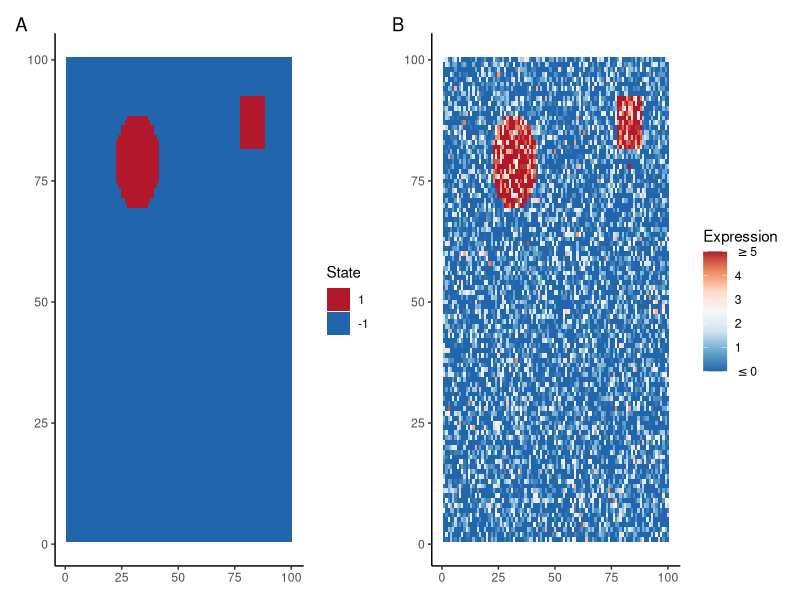

Generate this figure with R: (Note: this script raises an error after producing the figure.)
library(tidyverse)
library(patchwork)
set.seed(100)

#mat = matrix(0, nrow = 100, ncol = 100)
df = expand.grid(x = 1:100, y = 1:100)
df$z = -1

rect_center = sample(10:90, 2, replace = T)
df$z[df$x %in% seq(rect_center[1] - 5, rect_center[1]+5) & df$y %in% seq(rect_center[2] - 5, rect_center[2]+5)] = 1

circ_center = sample(10:90, 2, replace = T)
r = 10 #radius
s = seq(0,r) #sagitta
l = sqrt(2*(r-s)*r-(r-s)^2) #half chord length
for (i in s){
  df$z[(df$x %in% c(circ_center[1] + c(i, -i))) & 
         (df$y > circ_center[2] - l[i+1]) & 
         (df$y < circ_center[2] + l[i+1])] = 1
}

p1 = ggplot(df, aes(x,y,fill = factor(z, levels = c(1,-1)))) + 
  geom_tile() +
  scale_fill_manual(values = c("#b2182b", "#2166ac")) +
  theme_classic() +
  labs(fill = "State", x = NULL, y = NULL)

set.seed(100)  
mu = 5
lambda = 0.5
df$Y = rnorm(n = nrow(df), 
             mean = (df$z==1)*mu, 
             sd = 1/sqrt(lambda))

df$j = 1:nrow(df)+3
p2 = ggplot(df, aes(x,y,fill = ifelse(Y>5, 5, ifelse(Y<0,0, Y)))) + 
  geom_tile() +
  scale_fill_distiller(palette = "RdBu", labels = c(expression(""<= 0), 1:4, expression("">=5)))+
  theme_classic()+
  labs(fill = "Expression", x = NULL, y = NULL)


#mcmc
ptm = proc.time()
set.seed(100)
nrep = 10
df_sim = matrix(NA, nrow = nrep, ncol = nrow(df) + 3)
colnames(df_sim) = c("i", "mu", "lambda", paste0("z",1:nrow(df)))
mu0 = mean(df$Y)
n = nrow(df)
df_j = sapply(1:n, function(x){df[abs(df[,"x"] -df[x,"x"]) + abs(df[,"y"] - df[x,"y"]) == 1,"j"]})
lambda0 = 1/100
alpha = 1
beta = 0.01
gamma = 2
df_sim[,"i"] = 1:nrep
df_sim[1,"mu"] = mu0
df_sim[1,"lambda"] = 1/var(df$Y)
df_sim[1,4:ncol(df_sim)] = -1
lambdamu0 = lambda0*mu0
alpha_n = alpha + n/2
for (i in 2:nrep){
  #mu
  lambda_prev = df_sim[i-1,3]
  index_1 = df_sim[i-1,4:ncol(df_sim)]==1
  n_i = sum(index_1)
  mean_i = (lambdamu0 + lambda_prev*sum(df$Y[index_1]))/(lambda0 + n_i*lambda_prev)
  var_i = 1/(lambda0 + n_i * lambda_prev)
  mu_i = rnorm(1, mean = mean_i, sd = sqrt(var_i))
  df_sim[i, 2] = mu_i
  
  #lambda
  beta_i = beta+ sum((df$Y-mu_i*index_1)^2)/2
  lambda_i = rgamma(1, alpha_n, beta_i)
  df_sim[i,3] = lambda_i
  
  #z
  df_sim[i, 4:ncol(df_sim)] = df_sim[i-1, 4:ncol(df_sim)]
  for (j in 1:n){
    z_j_prev = df_sim[i,j+3]
    z_j_new = z_j_prev*-1
    x_j = df$x[j]
    y_j = df$y[j]
    j_vector = df_j[[j]]
    h_z_prev = gamma/length(j_vector)* sum(z_j_prev * df_sim[i, j_vector]) + dnorm(df$Y[j], mean = mu_i * (z_j_prev == 1), sd = 1/sqrt(lambda_i), log = T)
    h_z_new = gamma/length(j_vector) * sum(z_j_new * df_sim[i, j_vector]) + dnorm(df$Y[j], mean = mu_i * (z_j_new == 1), sd = 1/sqrt(lambda_i), log = T)
    prob_j = min(exp(h_z_new - h_z_prev),1)
    df_sim[i, j+3] = sample(x = c(z_j_new, z_j_prev), size = 1, prob = c(prob_j, 1-prob_j))
  }
}
proc.time()-ptm

p1+p2 + plot_annotation(tag_levels = "A")

df$test = df_sim[i,-(1:3)]
df$test2 = test2[10,-(1:3)]

df$z_gamma2 = colMeans(df_sim_gamma2[-(1:100),-(1:3)])
df$z_gamma4 = colMeans(df_sim_gamma4[-(1:100),-(1:3)])
df$z_gamma6 = colMeans(df_sim_gamma6[-(1:100),-(1:3)])

ggplot(df, aes(x,y,fill = factor(test))) + 
  geom_tile() +
  scale_fill_discrete(breaks = c(1, -1)) +
  theme_classic()
ggplot(df, aes(x,y,fill = factor(test2))) + 
  geom_tile() +
  scale_fill_discrete(breaks = c(1, -1)) +
  theme_classic()

z_2 = ggplot(df, aes(x,y,fill = z_gamma2)) + 
  geom_tile() +
  scale_fill_distiller(palette = "RdBu", breaks = c(-1,1))+
  theme_classic() +
  labs(x = NULL, y = NULL, fill = "State")
z_4 = ggplot(df, aes(x,y,fill = z_gamma4)) + 
  geom_tile() +
  scale_fill_distiller(palette = "RdBu", breaks = c(-1,1))+
  theme_classic() +
  labs(x = NULL, y = NULL, fill = "State")
z_6 = ggplot(df, aes(x,y,fill = z_gamma6)) + 
  geom_tile() +
  scale_fill_distiller(palette = "RdBu", breaks = c(-1,1))+
  theme_classic() +
  labs(x = NULL, y = NULL, fill = "State")

mu_2 = ggplot(as_tibble(df_sim_gamma2[-(1:100),]), aes(x = i, y = mu)) + geom_line() +
  theme_classic() +
  labs(x = NULL, y = expression(mu)) + 
  geom_hline(yintercept = 5, color = "red") +
  coord_cartesian(ylim = c(4.6, 5.3))
mu_4 = ggplot(as_tibble(df_sim_gamma4[-(1:100),]), aes(x = i, y = mu)) + geom_line() +
  theme_classic() +
  labs(x = NULL, y = expression(mu)) + 
  geom_hline(yintercept = 5, color = "red") +
  coord_cartesian(ylim = c(4.6, 5.3))
mu_6 = ggplot(as_tibble(df_sim_gamma6[-(1:100),]), aes(x = i, y = mu)) + geom_line() +
  theme_classic() +
  labs(x = NULL, y = expression(mu)) + 
  geom_hline(yintercept = 5, color = "red") +
  coord_cartesian(ylim = c(4.6, 5.3))

lambda_2 = ggplot(as_tibble(df_sim_gamma2[-(1:100),]), aes(x = i, y = lambda)) + geom_line() +
  theme_classic() +
  labs(x = NULL, y = expression(lambda)) + 
  geom_hline(yintercept = 0.5, color = "red") +
  coord_cartesian(ylim = c(0.48, 0.55))

lambda_4 = ggplot(as_tibble(df_sim_gamma4[-(1:100),]), aes(x = i, y = lambda)) + geom_line() +
  theme_classic() +
  labs(x = NULL, y = expression(lambda)) + 
  geom_hline(yintercept = 0.5, color = "red") +
  coord_cartesian(ylim = c(0.48, 0.55))

lambda_6 = ggplot(as_tibble(df_sim_gamma6[-(1:100),]), aes(x = i, y = lambda)) + geom_line() +
  theme_classic() +
  labs(x = NULL, y = expression(lambda)) + 
  geom_hline(yintercept = 0.5, color = "red") +
  coord_cartesian(ylim = c(0.48, 0.55))

((z_2+z_4+z_6) +plot_layout(guides = 'collect')) / (mu_2 + mu_4 + mu_6) / (lambda_2 + lambda_4 + lambda_6) + 
  plot_annotation(tag_levels = "A")
df_sim_gamma2[,"gamma"] = 2
df_sim_gamma4[,"gamma"] = 4
df_sim_gamma6[,"gamma"] = 6
sim_mat_tall = as_tibble(rbind(df_sim_gamma2, df_sim_gamma4, df_sim_gamma6))
sim_mat_tall %>%
  gather
